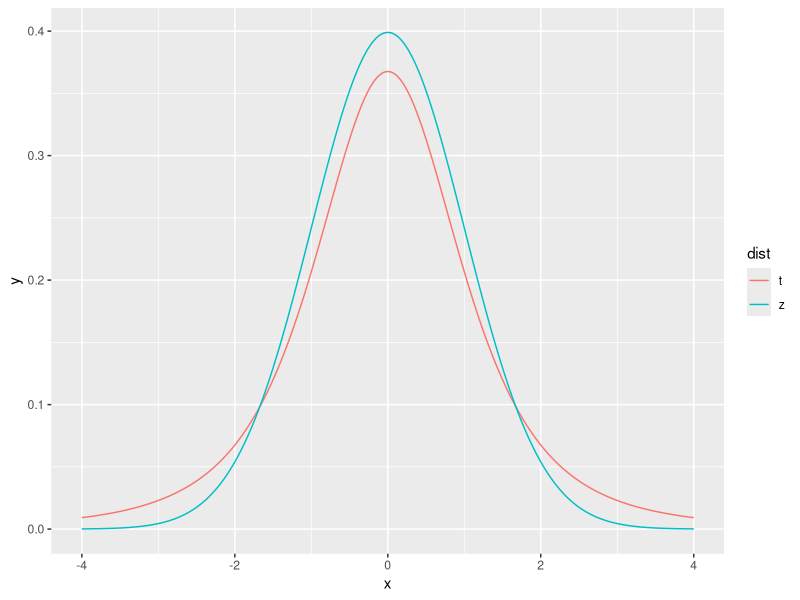

Write the R code that produced this figure.
## ---- chunk 1
knitr::opts_chunk$set(echo = TRUE)
library(tidyverse)
library(kableExtra)
## ---- chunk 2
tibble(
    x = seq(-4, 4, 0.01),
    z = dnorm(x),
    t = dt(x, 3)
) %>%
    gather('dist', 'y', c('z', 't')) %>%
    ggplot() +
    geom_line(aes(x, y, colour = dist))
## ---- chunk 3
set.seed(1)

t.test(rnorm(10))
t.test(rnorm(10, mean = 2))
## ---- chunk 4
sample_a <- rnorm(10)
sample_b <- rnorm(10, mean = 10)

t.test(sample_a, sample_b, paired = T)
t.test(sample_a - sample_b)
## ---- chunk 5
set.seed(1)
group_a <- rnorm(10)
group_b <- rnorm(10, mean = 3)
group_c <- rnorm(10, mean = 3, sd = 4)

t.test(group_a, group_b, var.equal = T)
t.test(group_a, group_c)
## ---- chunk 6
pt(q = 2.5, df = 15, lower.tail = F)
## ---- chunk 7
# The 9 is (10 - 1) so that we're getting the upper tail or "10 or more"
ppois(9, 5, lower.tail = F)
